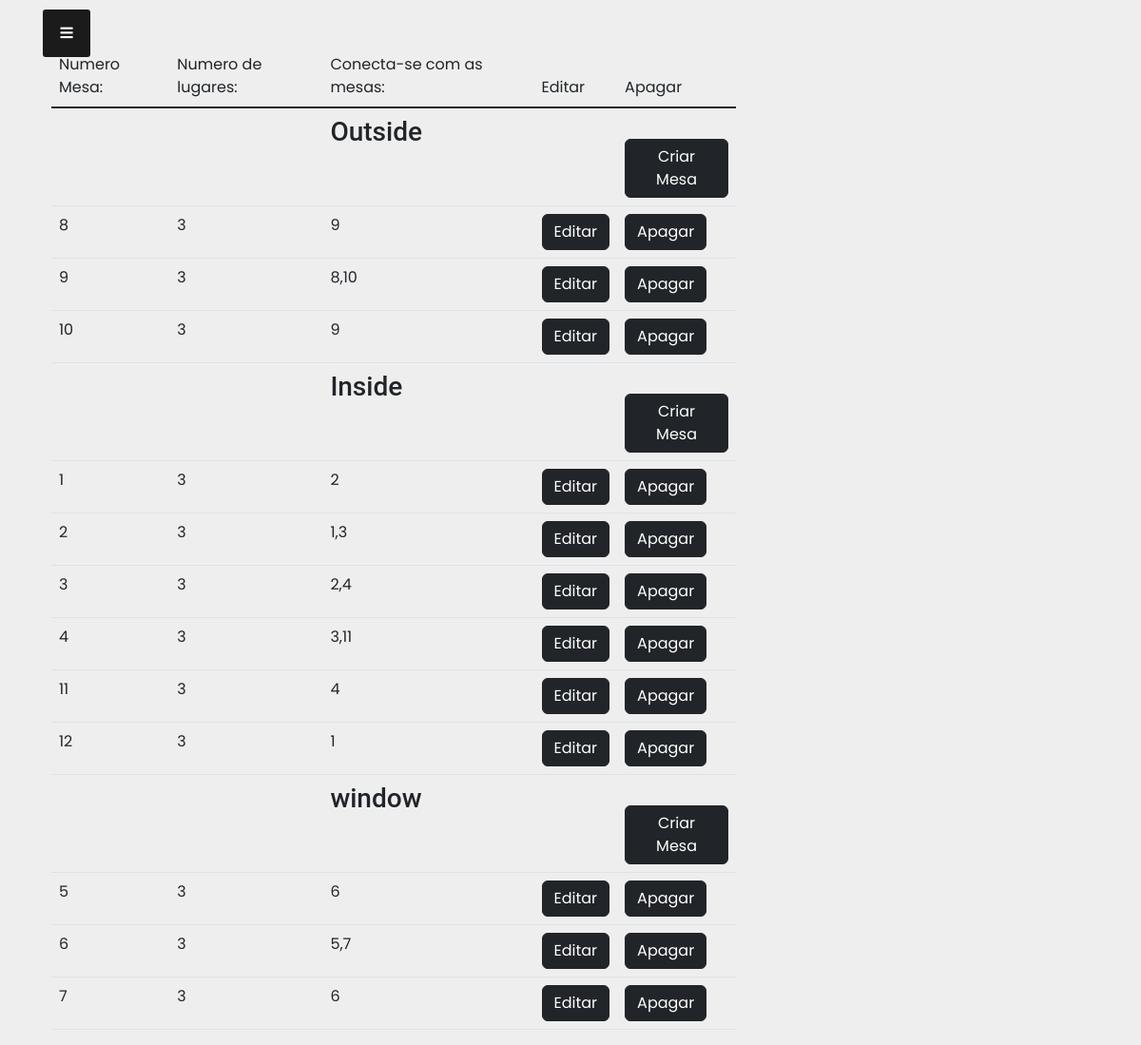
Page /restaurants/restauranttables/1/ (signed in) on the committed database.
### restaurants/models.py (models this page shows, shortened)
class placeOfTable(models.Model):
    restaurant = models.ForeignKey(restaurants,related_name='restaurantplaceoftable',on_delete=models.CASCADE)
    place_of_table = models.CharField(max_length=254,unique=False)
    def __str__(self):
        return self.place_of_table

class tables(models.Model):
    restaurant = models.ForeignKey(restaurants,related_name='restauranttable',on_delete=models.CASCADE)
    table_number = models.CharField(max_length=254,unique=False)
    number_of_seats = models.CharField(max_length=254,unique=False)
    place_of_table = models.ForeignKey(placeOfTable,related_name='places',on_delete=models.CASCADE)
    can_connect_tables = models.CharField(max_length=254,unique=False)

### restaurants/views.py (the view, shortened to what this page needs)
# urls.py: path('restauranttables/<restaurant_pk>/',views.createTables, name='restauranttables'),
def createTables(request, restaurant_pk):
    zones = placeOfTable.objects.filter(restaurant__owner__username__contains=request.user,restaurant__pk__exact=restaurant_pk)
    form_to_update = ''
    form_update = ''
    delete = request.POST.get('delete','False')
    delete_confirm = request.POST.get('delete_confirm','False')
    create_form = request.POST.get('create_form','False')
    save_form = request.POST.get('save_form','False')
    form_pk = request.POST.get('form_pk','False')
    save_form_update = request.POST.get('save_form_update','False')
    restaurant = restaurants.objects.filter(owner__username__contains=request.user,pk__exact=restaurant_pk)
    owner_restaurants = restaurants.objects.filter(owner__username__contains=request.user)
    data = tables.objects.filter(restaurant__pk__exact=restaurant_pk)
    form = tablesForm()
    return render(request, 'restaurants/create_tables.html', {'restaurant':restaurant,
                                                              'owner_restaurants':owner_restaurants,
                                                              'form':form,'data':data,
                                                              'create_form':create_form,
                                                              'form_pk':form_pk,'form_update':form_update,
                                                              'delete':delete,'zones':zones})

### users/models.py (called while the page is built)
    def __str__(self):
        return self.username

### restaurants/templates/restaurants/create_tables.html (shortened to what this page needs)
{% extends 'restaurants/base_menu_second.html' %}
{% block content %}
{% load crispy_forms_tags %}
<div class="container medium-margin">
  <div class="row">
    <div class="col-12 col-md-8">
      {% if create_form == 'True' %}
      <form  method="post">
        {% csrf_token %}
        {{ form|crispy }}
        <button class="btn btn-dark " type="submit" name="save_form" value="True">Criar</button>
      </form>
      {% else %}
      {% if form_pk != 'False' %}
        <form method="post">
          {% csrf_token %}
          {{ form_update|crispy }}
          <input type="hidden" name="form_pk" value="{{form_pk}}">
          <button class="btn btn-dark" type="submit" name="save_form_update" value="True">Guardar</button>
        </form>
      {% else %}
      {% if delete != 'False' %}
        <h3>Are you sure you want to delete?</h3>
        <form  method="post">
          {% csrf_token %}
          <input type="hidden" name="delete" value="{{delete}}">
          <button class="btn btn-dark" type="submit" name="delete_confirm" value="True">Yes</button>
        </form>
        <input type="button" value="No" class="btn btn-dark mt-4" onclick="history.back()">
      {% else %}
      <table class="table">
        <thead class="thead-dark">
          <tr>
            <td>Numero Mesa:</td>
            <td>Numero de lugares:</td>
            <td>Conecta-se com as mesas:</td>
            <td>Editar</td>
            <td>Apagar</td>
          </tr>
        </thead>
        <tbody class="table-group-divider">
          {% for y in zones %}
          <tr>
            <td></td>
            <td></td>
            <td><h3>{{y.place_of_table}}</h3></td>
            <td></td>
            <td> <form method="post">
              <button class="btn btn-dark mt-4" value="True"  type="submit" name="create_form">Criar Mesa</button>
              </form>
            </td>
          </tr>
          {% for x in data %}
          {% if y.place_of_table|safe == x.place_of_table|safe %}
              <tr>
                <td>{{x.table_number}}</td>
                <td>{{x.number_of_seats}}</td>
                <td>{{x.can_connect_tables}}</td>
                <td><form method="post">{% csrf_token %}<button class="btn btn-dark" type="submit" name="form_pk" value="{{x.pk}}">Editar</button></form></td>
                <td><form method="post">{% csrf_token %}<button class="btn btn-dark" type="submit" name="delete" value="{{x.pk}}">Apagar</button></form></td>
              </tr>
          {% endif %}
          {% endfor %}
          {% endfor %}
        </tbody>
      </table>
      {% endif %}
      {% endif %}
      {% endif %}
    </div>
    </div>
  </div>
{% endblock %}

### restaurants/static/assets/menucss/stylemenu_two.css (style rules this page uses)
* { margin: 0; padding: 0; user-select: none; box-sizing: border-box; font-family: 'Poppins', sans-serif; }
body { background-color: #eee; }

### users/static/assets/css/style.css (style rules this page uses)
body { font-family: "Open Sans", sans-serif; color: #444444; }
h1, h2, h3, h4, h5, h6 { font-family: "Roboto", sans-serif; }

### rows in the picture
placeOfTable: place_of_table "Outside"
tables: table_number "8", number_of_seats "3", can_connect_tables "9"
tables: table_number "9", number_of_seats "3", can_connect_tables "8,10"
tables: table_number "10", number_of_seats "3", can_connect_tables "9"
placeOfTable: place_of_table "Inside"
tables: table_number "1", number_of_seats "3", can_connect_tables "2"
tables: table_number "2", number_of_seats "3", can_connect_tables "1,3"
tables: table_number "3", number_of_seats "3", can_connect_tables "2,4"
tables: table_number "4", number_of_seats "3", can_connect_tables "3,11"
tables: table_number "11", number_of_seats "3", can_connect_tables "4"
tables: table_number "12", number_of_seats "3", can_connect_tables "1"
placeOfTable: place_of_table "window"
tables: table_number "5", number_of_seats "3", can_connect_tables "6"
tables: table_number "6", number_of_seats "3", can_connect_tables "5,7"
tables: table_number "7", number_of_seats "3", can_connect_tables "6"
